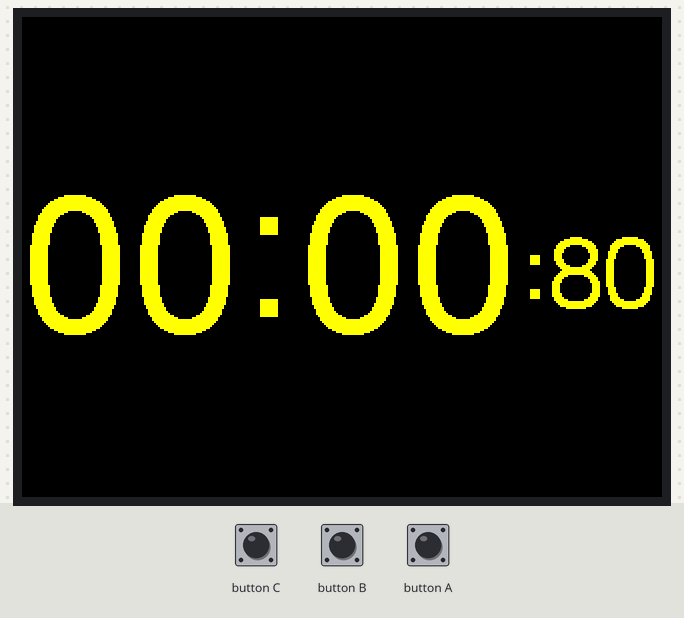
A sketch run on a simulated ESP32. On the bench: 320×240 colour display. The test bench sets the inputs (shaded band).

Above: at 1.4 s.
1.5 s: button C pressed for 0.15 s
At 2.1 s:
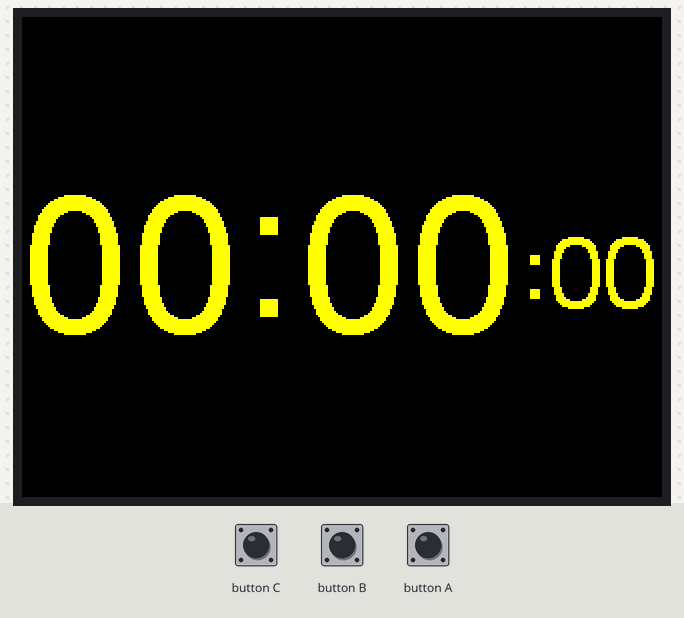
3.1 s: button A pressed for 0.15 s
At 3.26 s:
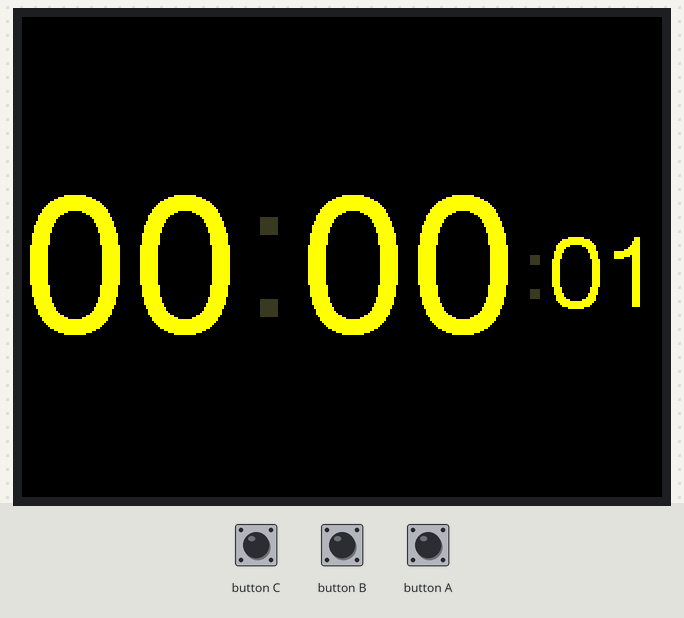
3.8 s: button B pressed for 0.15 s
At 5.0 s:
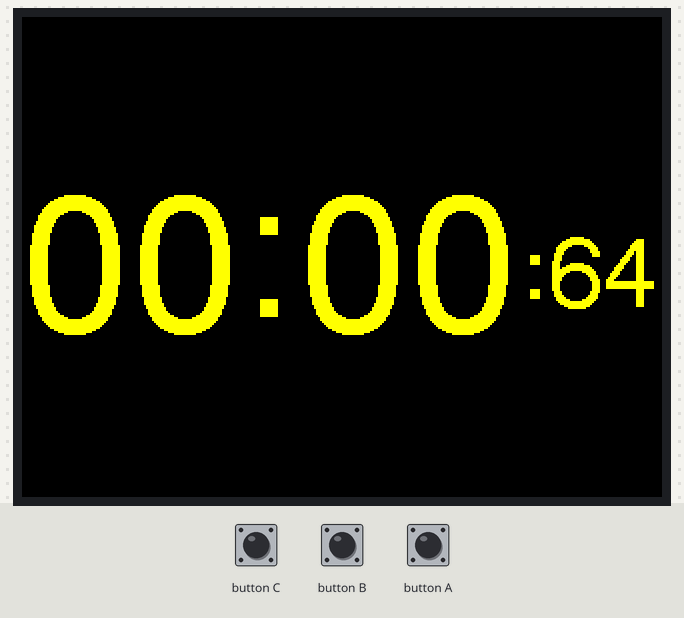
5.4 s: button A pressed for 1 s
At 5.55 s:
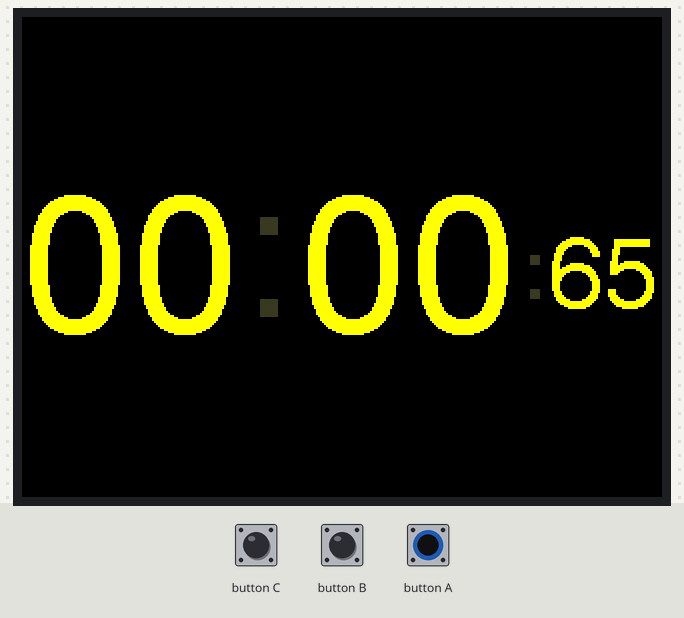
7.0 s: button B pressed for 1 s
At 7.5 s:
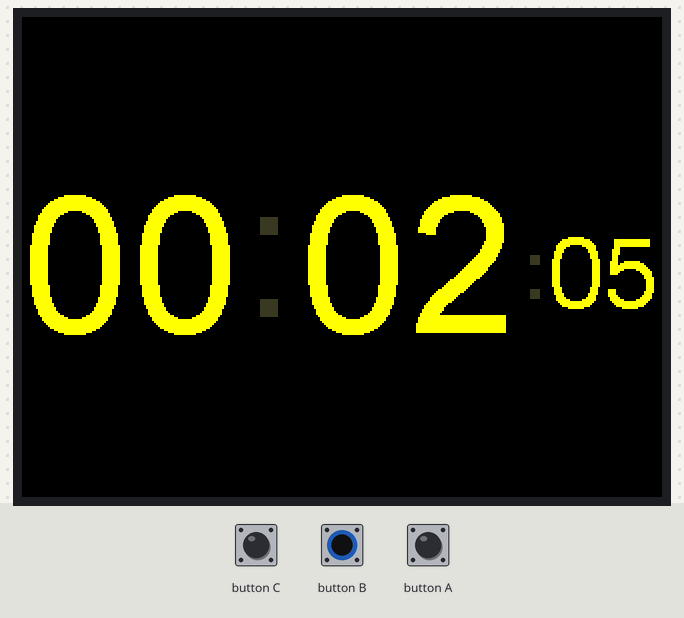
Timing chart, 0 to 10.0 s (numbered marks = the images above; inputs shaded):
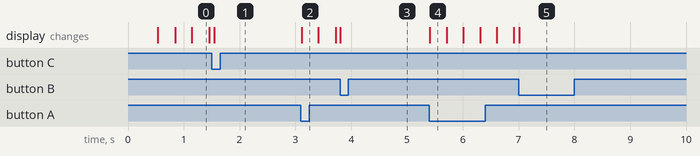

The sketch:

test2.ino
```cpp
#include <M5Stack.h>

#define TFT_GREY 0x5AEB
int timerStopper = 0;
uint32_t targetTime = 0; // for next 1 second timeout
static uint8_t conv2d(const char *p);
uint8_t hh = 0, mm = 0;
uint8_t ss = 0, ms = 0; // Get H, M, S from compile time
byte omm = 99, oss = 99;
byte xcolon = 0, xsecs = 0;
unsigned int colour = 0;

void setup() {
  // Serial.begin(115200);
  M5.begin();
  // M5.Lcd.setRotation(1);
  M5.Lcd.fillScreen(TFT_BLACK);
  M5.Lcd.setTextSize(1);
  M5.Lcd.setTextColor(TFT_YELLOW, TFT_BLACK);
  targetTime = millis() + 10;
}

void time() {
  if (targetTime < millis()) {
    // Set next update for 1 second later
    targetTime = millis() + 10;
    // Adjust the time values by adding 1/100 second
    ss++;            // Advance 1/100 second
    if (ss == 100) { // Check for roll-over
      ss = 0;        // Reset 1/100 seconds to zero
      omm = mm;      // Save last minute time for display update
      mm++;          // Advance minute
      if (mm > 59) { // Check for roll-over
        mm = 0;
        hh++;          // Advance hour
        if (hh > 23) { // Check for 24hr roll-over (could roll-over on13)
          hh = 0;      // 0 for 24 hour clock, set to 1 for 12 hour clock
        }
      }
    }
  }
}

void drawTime() {
  // Update digital time
  int xpos = 0;
  int ypos = 85; // Top left corner to clock text, about half way down
  int ysecs = ypos + 24;
  if (omm != mm) { // Redraw hours and minutes time every minute
    omm = mm;
    // Draw hours and minutes
    // Add hours leading zero for 24 hr clock
    if (hh < 10)
      xpos += M5.Lcd.drawChar('0', xpos, ypos, 8);
    xpos += M5.Lcd.drawNumber(hh, xpos, ypos, 8); // Draw hours
    xcolon = xpos; // Save colon coord for later to flash on/off later
    xpos += M5.Lcd.drawChar(':', xpos, ypos - 8, 8);
    // Add minutes leading zero
    if (mm < 10)
      xpos += M5.Lcd.drawChar('0', xpos, ypos, 8);
    xpos += M5.Lcd.drawNumber(mm, xpos, ypos, 8); // Draw minutes
    xsecs = xpos; // Save seconds 'x' position for later display updates
  }
  if (oss != ss) { // Redraw seconds time every second
    oss = ss;
    xpos = xsecs;
    if (ss % 2) { // Flash the colons on/off
      // Set colour to grey to dim colon
      M5.Lcd.setTextColor(0x39C4, TFT_BLACK);
      M5.Lcd.drawChar(':', xcolon, ypos - 8, 8);     // Hour:minute colon
      xpos += M5.Lcd.drawChar(':', xsecs, ysecs, 6); // Seconds colon
      // Set colour back to yellow
      M5.Lcd.setTextColor(TFT_YELLOW, TFT_BLACK);
    } else {
      M5.Lcd.drawChar(':', xcolon, ypos - 8, 8);     // Hour:minute colon
      xpos += M5.Lcd.drawChar(':', xsecs, ysecs, 6); // Seconds colon
    }
    // Draw seconds
    // Add leading zero
    if (ss < 10)
      xpos += M5.Lcd.drawChar('0', xpos, ysecs, 6);
    M5.Lcd.drawNumber(ss, xpos, ysecs, 6); // Draw seconds
  }
}
void loop() {
  if (M5.BtnA.wasPressed()) {
    timerStopper = 0;
  }
  if (M5.BtnB.wasPressed()) {
    timerStopper = 1;
  }
  if (M5.BtnC.wasPressed()) {
    timerStopper = 0;
    hh = 0;
    mm = 0;
    ss = 0;
    timerStopper = 1;
  }

  if (timerStopper == 0) {
    time();
  } else {
  }
  drawTime();
  M5.update();
}
```

Measured:
- after the input at 3.1 s, the display: changes at once (image 2)
- after the input at 5.4 s, the display: changes at once (image 4)
